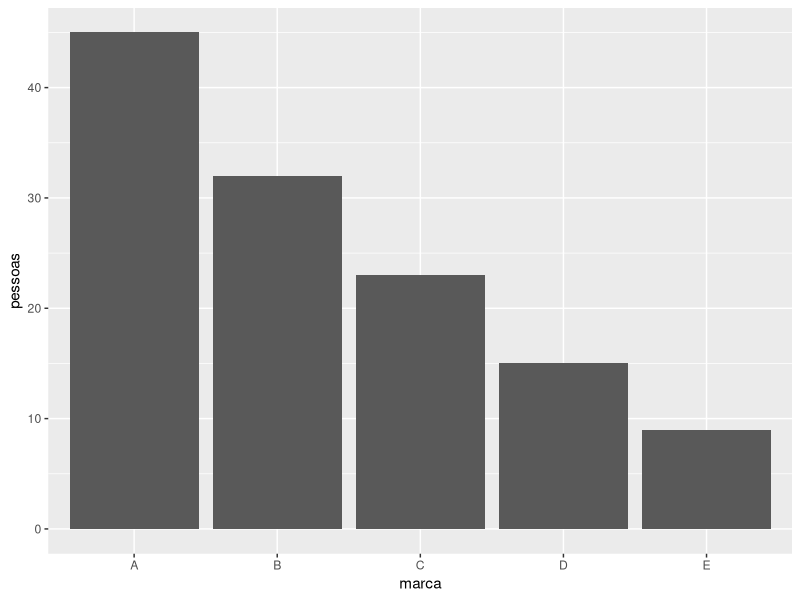

The R script that drew this image:
# Instale e carregue o ggplot2
install.packages("ggplot2")
library(ggplot2)

# Crie um data frame com os dados da tabela
dados <- data.frame(
  marca = c("A", "B", "C", "D", "E"),
  pessoas = c(45, 32, 23, 15, 9)
)

# Crie o gráfico de barras
ggplot(dados, aes(x = marca, y = pessoas)) +
  geom_bar(stat = "identity")
